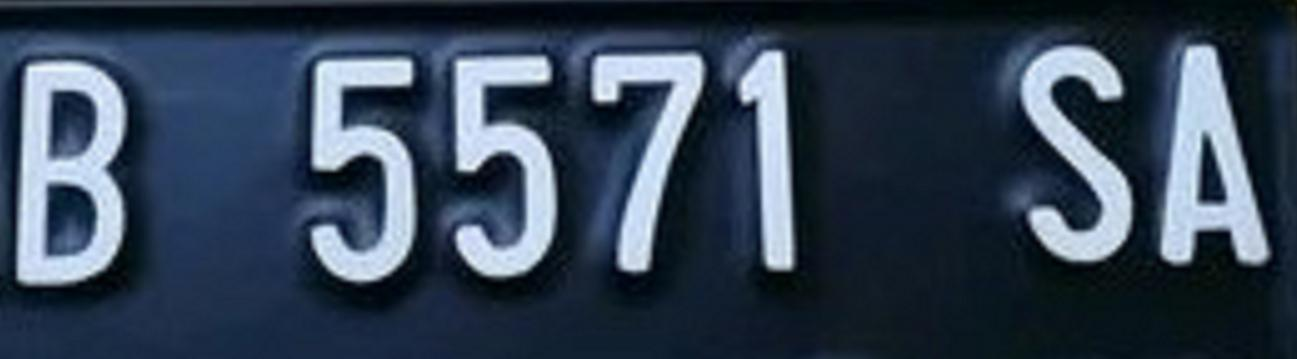
#> input picture folder-img/1.jpg, 1297 x 359 px; its folder holds only this picture in this run
$ jupyter execute final_result.ipynb
#> lines starting #> are read from the running program, lines starting #| are printed output that depends on the picture; after the words box and inside, x2 and y2 are one past the last pixel; in counts of white or black regions, pixels touching at a corner belong together
#> further down, image is the input picture: shape (359, 1297, 3); mean B, G, R 83.8, 66.3, 51.8
## Vehicle Number Plate Segmentation
* Nama : Ilham Yudantyo
* NIM  : 2141720091
* Kelas: TI-3H

### Import Library

[cell 1]
import cv2 as cv
import numpy as np
import matplotlib.pyplot as plt
from sklearn.cluster import KMeans
from sklearn.decomposition import PCA
import os

[cell 2]
# define function for image processing
def pre_proc(img, typeimg):
#> called with typeimg = 'gray'
    result = img
    if typeimg == 'gray':
        result = cv.cvtColor(img, cv.COLOR_BGR2GRAY)
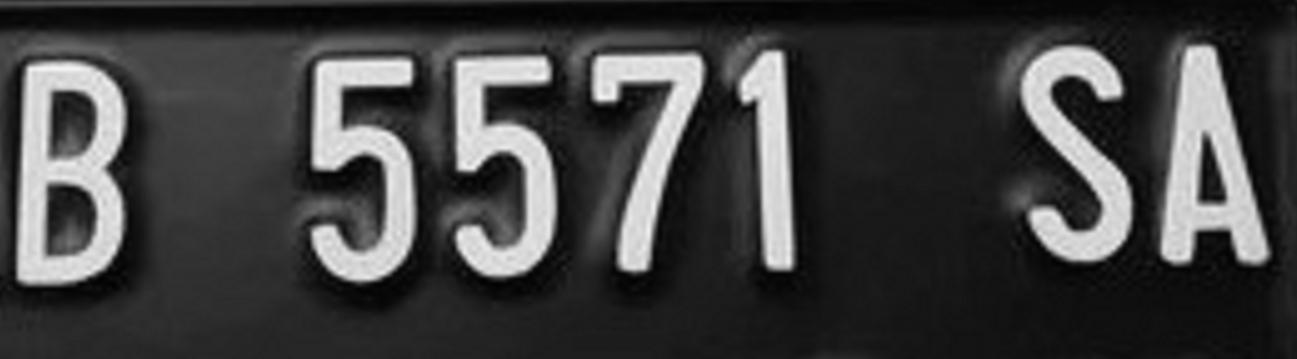
#> result: shape (359, 1297); min 0, max 246, mean 64
    elif typeimg == 'rgb':
        result = cv.cvtColor(img, cv.COLOR_BGR2RGB)
    return result

[cell 3]
# define function for image segmentation
def segment_process(img):
    X = img

    # Reshape the image to be a 2D array of pixels and 3 color values (RGB) or 1 color value (Grayscale)
    if len(img.shape) == 3:
       # Reshape the image to be a 2D array of pixels and 3 color values (RGB)
       X =  X.reshape(-1,3)
    elif len(img.shape) == 2:
       # Reshape the image to be a 2D array of pixels and 1 color value (Grayscale)
       X =  X.reshape(-1,1)

    #  Perform PCA to reduce dimensions
    n_components = X.shape[1]
#> n_components = 1
    pca = PCA(n_components=n_components)
    X_reduced = pca.fit_transform(X)

    # Perform K-means clustering
    model = KMeans(n_clusters=2)
    model.fit(X_reduced)

    # Get cluster labels
    labels = model.labels_

    # Get cluster centers
    cluster_centers = pca.inverse_transform(model.cluster_centers_)
#> cluster_centers = [204.3, 34.9]

    # Reshape back to original shape
    segmented_image = cluster_centers[labels].reshape(img.shape).astype(np.uint8)

    return segmented_image

[cell 4]
def compare_images(img1, img2):
    fig, axes = plt.subplots(nrows=1, ncols=2, figsize=(16, 10))

    # Original Image
    axes[0].imshow(img1)
    axes[0].axis('off')
    axes[0].set_title('Original Image', fontsize=20)

    # Segmented Image
    axes[1].imshow(img2)
    axes[1].axis('off')
    axes[1].set_title('Segmented Image', fontsize=20)

    # Display Plot
    plt.show()

[cell 5]
# -> RUNNING SECTION <-
folder_path = 'folder-img'
file_list = os.listdir(folder_path)
image_files = [file for file in file_list if file.lower().endswith(('.jpg'))]


# compare images
for image_files in image_files:
    image = cv.imread(os.path.join(folder_path, image_files))

    # pre-processing
    img = pre_proc(image, 'gray')
    # segmentation
    segment_image = segment_process(img)
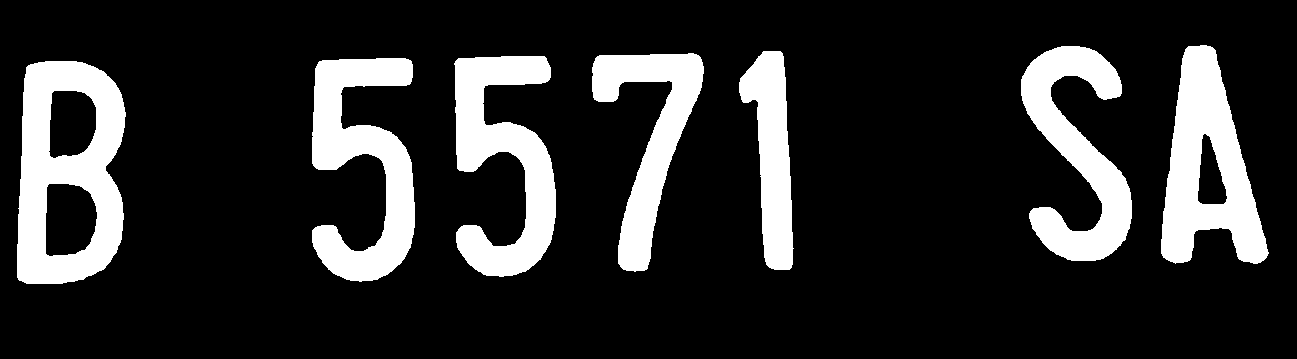
#> segment_image: shape (359, 1297); values 34 (black) and 204 (white), 17.2% white; 7 white regions, largest, box (x1, y1, x2, y2) and area: (17, 61, 126, 284) 15204, (1161, 45, 1269, 264) 12657, (312, 58, 415, 282) 12437
    # show result
    compare_images(image, segment_image)
#> in compare_images, `plt.show()`:
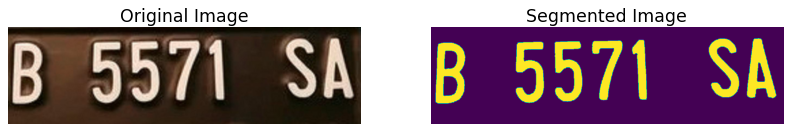
#> figure drawn by matplotlib, 2 panels; B, G, R data is drawn as R, G, B

$ run again, on folder-img/5.jpg
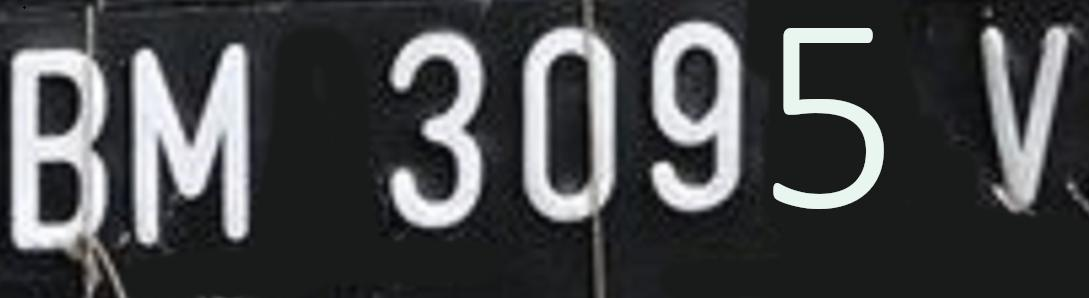
#> input picture folder-img/5.jpg, 1089 x 298 px
#> image is the input picture: shape (298, 1089, 3); mean B, G, R 74.2, 72.7, 71.2
#> `segment_image = segment_process(img)`:
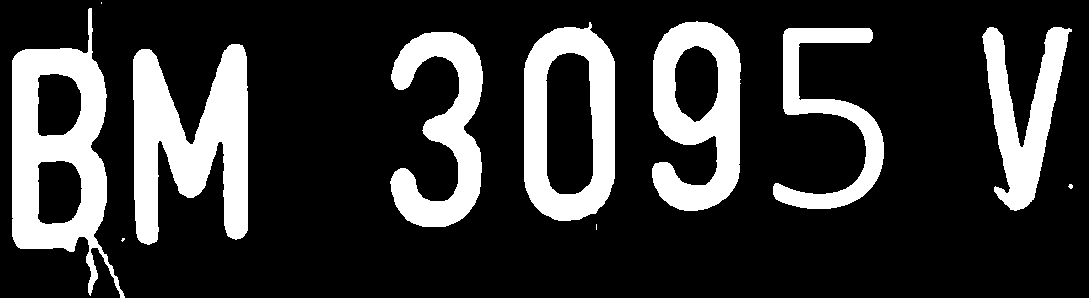
#> segment_image: shape (298, 1089); values 33 (black) and 212 (white), 21.5% white; 11 white regions (4 under 20 px), largest, box (x1, y1, x2, y2) and area: (133, 44, 248, 245) 13868, (12, 8, 125, 298) 13621, (652, 21, 741, 211) 10045
#> in compare_images, `plt.show()`:
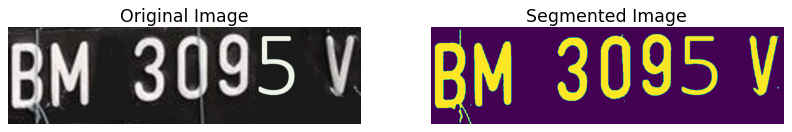
#> figure drawn by matplotlib, 2 panels; B, G, R data is drawn as R, G, B

$ run again, on folder-img/6.jpg
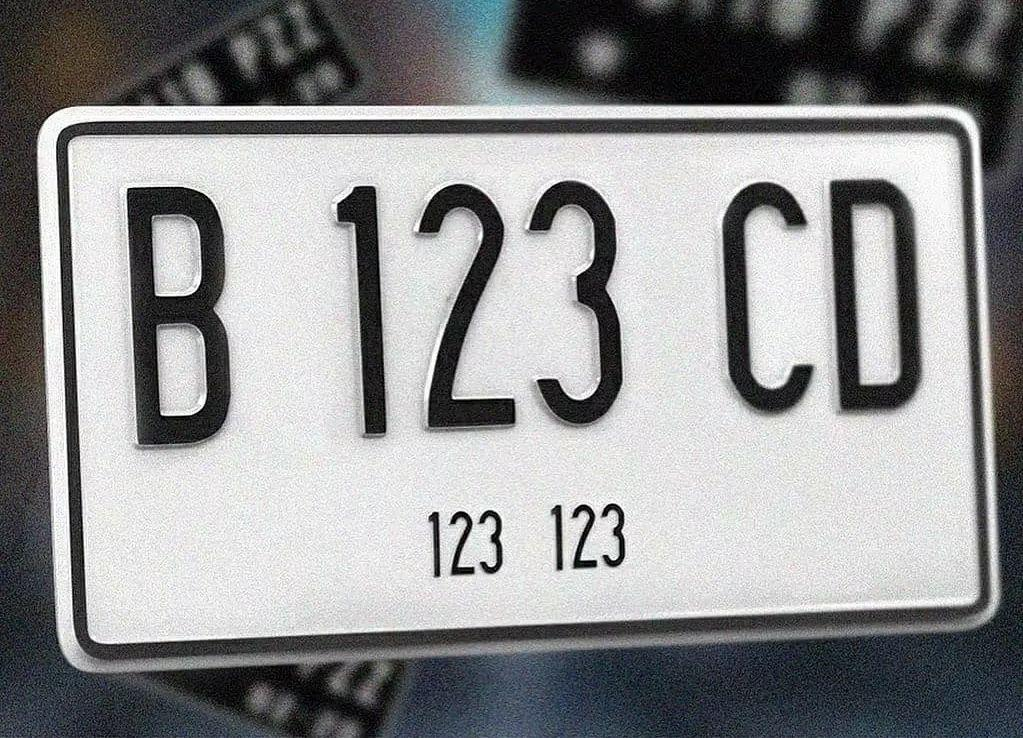
#> input picture folder-img/6.jpg, 1023 x 738 px
#> image is the input picture: shape (738, 1023, 3); mean B, G, R 146.2, 145.1, 144.4
#> `segment_image = segment_process(img)`:
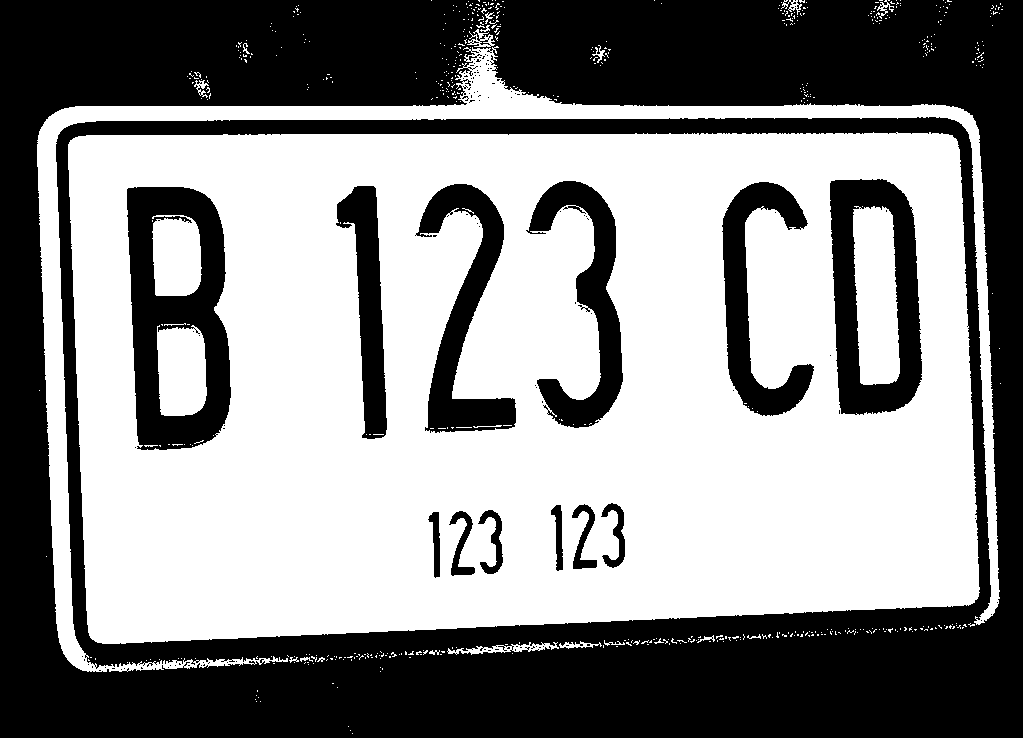
#> segment_image: shape (738, 1023); values 51 (black) and 223 (white), 54.3% white; 129 black regions (115 under 20 px), largest, box (x1, y1, x2, y2) and area: (0, 0, 1023, 738) 281957, (127, 187, 231, 450) 15947, (830, 179, 922, 415) 11757
#> in compare_images, `plt.show()`:
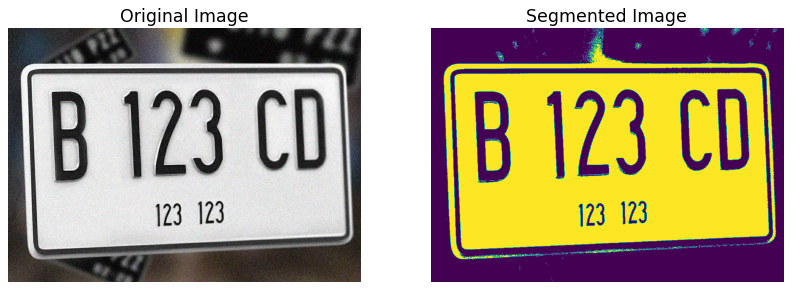
#> figure drawn by matplotlib, 2 panels; B, G, R data is drawn as R, G, B

$ run again, on folder-img/7.jpg
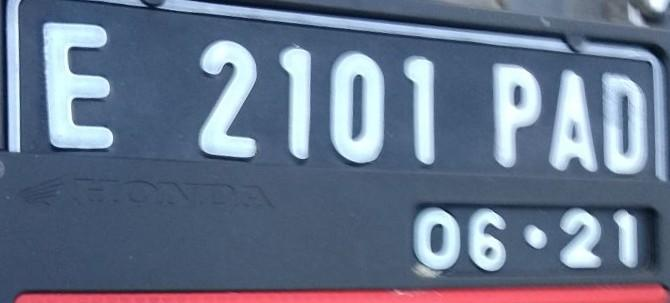
#> input picture folder-img/7.jpg, 670 x 303 px
#> image is the input picture: shape (303, 670, 3); mean B, G, R 139.8, 116.8, 103.6
#> `segment_image = segment_process(img)`:
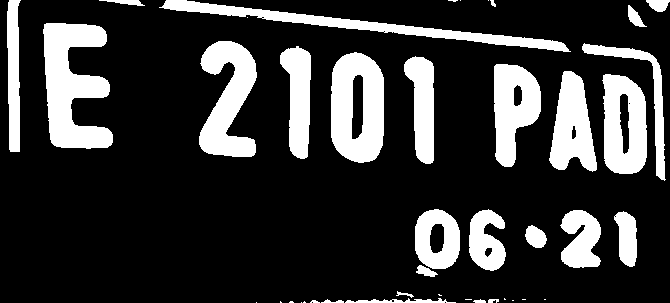
#> segment_image: shape (303, 670); values 88 (black) and 215 (white), 21.3% white; 42 white regions (15 under 20 px), largest, box (x1, y1, x2, y2) and area: (43, 23, 113, 149) 5495, (331, 52, 384, 163) 4540, (199, 41, 257, 157) 4036
#> in compare_images, `plt.show()`:
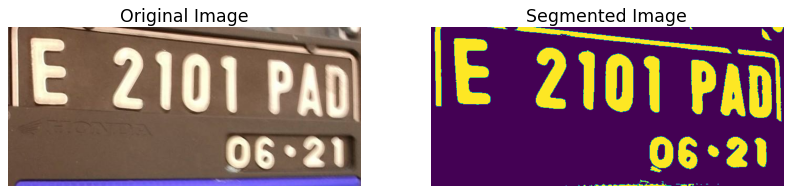
#> figure drawn by matplotlib, 2 panels; B, G, R data is drawn as R, G, B

$ run again, on folder-img/2.jpg
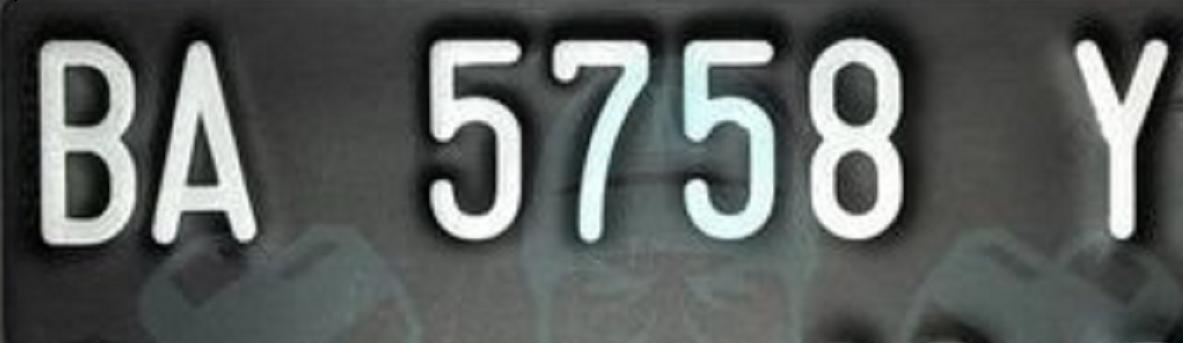
#> input picture folder-img/2.jpg, 1183 x 343 px
#> image is the input picture: shape (343, 1183, 3); mean B, G, R 93.2, 95, 91
#> `segment_image = segment_process(img)`:
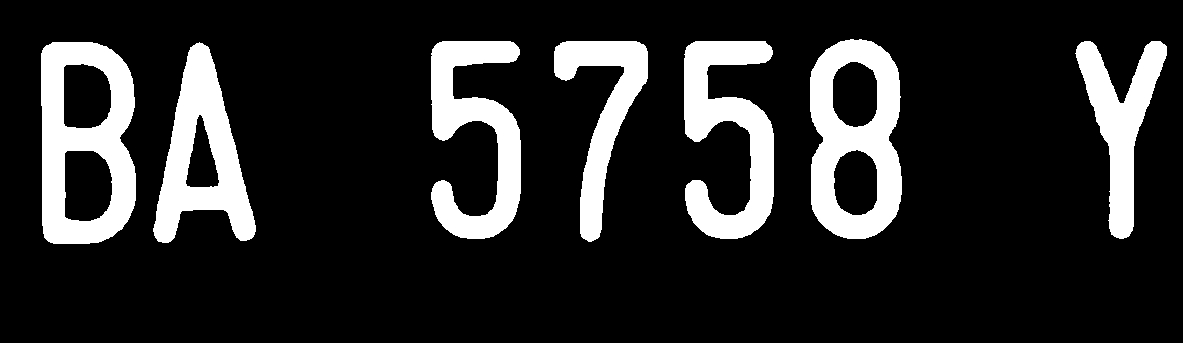
#> segment_image: shape (343, 1183); values 68 (black) and 226 (white), 16% white; 7 white regions, largest, box (x1, y1, x2, y2) and area: (41, 42, 136, 244) 11720, (810, 39, 902, 239) 11046, (684, 41, 774, 239) 9631
#> in compare_images, `plt.show()`:
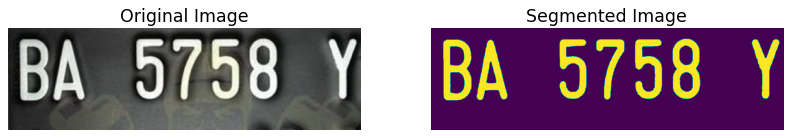
#> figure drawn by matplotlib, 2 panels; B, G, R data is drawn as R, G, B
